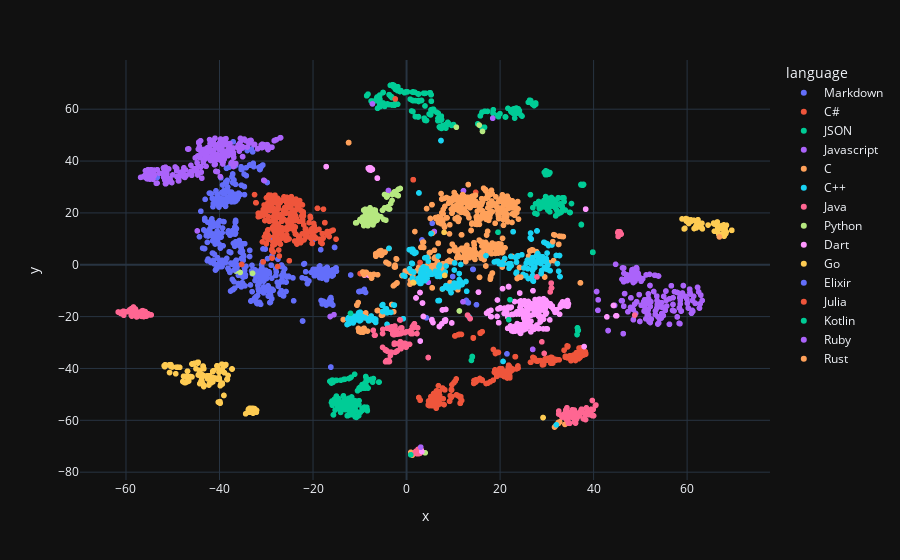

Source (notebook cell):
### Code cell
fig_spacy = gen_plot(
    df = df_dirty_chunks,
    vec = np.vstack(df_dirty_chunks['vector']).reshape(-1, 768)
)

fig_spacy.show()

### Figure 1 — Plotly figure (JSON) as saved in the notebook; plotly's stock layout.template omitted (floating-point values rounded to 4 significant figures; data arrays with more than 128 entries replaced by an {"elided": "..."} marker saying what was removed)
{"data": [{"customdata": {"elided": "250x1 int values"}, "hovertemplate": "language=Markdown<br>x=%{x}<br>y=%{y}<br>lang=%{customdata[0]}<extra></extra>", "legendgroup": "Markdown", "marker": {"color": "#636efa", "symbol": "circle"}, "mode": "markers", "name": "Markdown", "showlegend": true, "type": "scattergl", "x": {"elided": "250 float values"}, "xaxis": "x", "y": {"elided": "250 float values"}, "yaxis": "y"}, {"customdata": {"elided": "250x1 int values"}, "hovertemplate": "language=C#<br>x=%{x}<br>y=%{y}<br>lang=%{customdata[0]}<extra></extra>", "legendgroup": "C#", "marker": {"color": "#EF553B", "symbol": "circle"}, "mode": "markers", "name": "C#", "showlegend": true, "type": "scattergl", "x": {"elided": "250 float values"}, "xaxis": "x", "y": {"elided": "250 float values"}, "yaxis": "y"}, {"customdata": {"elided": "250x1 int values"}, "hovertemplate": "language=JSON<br>x=%{x}<br>y=%{y}<br>lang=%{customdata[0]}<extra></extra>", "legendgroup": "JSON", "marker": {"color": "#00cc96", "symbol": "circle"}, "mode": "markers", "name": "JSON", "showlegend": true, "type": "scattergl", "x": {"elided": "250 float values"}, "xaxis": "x", "y": {"elided": "250 float values"}, "yaxis": "y"}, {"customdata": {"elided": "250x1 int values"}, "hovertemplate": "language=Javascript<br>x=%{x}<br>y=%{y}<br>lang=%{customdata[0]}<extra></extra>", "legendgroup": "Javascript", "marker": {"color": "#ab63fa", "symbol": "circle"}, "mode": "markers", "name": "Javascript", "showlegend": true, "type": "scattergl", "x": {"elided": "250 float values"}, "xaxis": "x", "y": {"elided": "250 float values"}, "yaxis": "y"}, {"customdata": {"elided": "250x1 int values"}, "hovertemplate": "language=C<br>x=%{x}<br>y=%{y}<br>lang=%{customdata[0]}<extra></extra>", "legendgroup": "C", "marker": {"color": "#FFA15A", "symbol": "circle"}, "mode": "markers", "name": "C", "showlegend": true, "type": "scattergl", "x": {"elided": "250 float values"}, "xaxis": "x", "y": {"elided": "250 float values"}, "yaxis": "y"}, {"customdata": {"elided": "250x1 int values"}, "hovertemplate": "language=C++<br>x=%{x}<br>y=%{y}<br>lang=%{customdata[0]}<extra></extra>", "legendgroup": "C++", "marker": {"color": "#19d3f3", "symbol": "circle"}, "mode": "markers", "name": "C++", "showlegend": true, "type": "scattergl", "x": {"elided": "250 float values"}, "xaxis": "x", "y": {"elided": "250 float values"}, "yaxis": "y"}, {"customdata": {"elided": "250x1 int values"}, "hovertemplate": "language=Java<br>x=%{x}<br>y=%{y}<br>lang=%{customdata[0]}<extra></extra>", "legendgroup": "Java", "marker": {"color": "#FF6692", "symbol": "circle"}, "mode": "markers", "name": "Java", "showlegend": true, "type": "scattergl", "x": {"elided": "250 float values"}, "xaxis": "x", "y": {"elided": "250 float values"}, "yaxis": "y"}, {"customdata": [[14], [14], [14], [14], [14], [14], [14], [14], [14], [14], [14], [14], [14], [14], [14], [14], [14], [14], [14], [14], [14], [14], [14], [14], [14], [14], [14], [14], [14], [14], [14], [14], [14], [14], [14], [14], [14], [14], [14], [14], [14], [14], [14], [14], [14], [14], [14], [14], [14], [14], [14], [14], [14], [14], [14], [14], [14], [14], [14], [14], [14], [14], [14], [14], [14], [14], [14], [14], [14], [14], [14], [14], [14], [14], [14], [14], [14], [14], [14], [14], [14], [14]], "hovertemplate": "language=Python<br>x=%{x}<br>y=%{y}<br>lang=%{customdata[0]}<extra></extra>", "legendgroup": "Python", "marker": {"color": "#B6E880", "symbol": "circle"}, "mode": "markers", "name": "Python", "showlegend": true, "type": "scattergl", "x": [-8.756, -10.71, -9.437, -9.147, -8.195, -36.52, -8.988, -7.527, -5.484, -8.388, -8.268, -8.879, -8.228, -5.71, -7.035, -7.244, -4.868, -4.051, -7.67, -6.883, -4.216, 3.977, -9.525, -9.548, -3.108, 10.65, -1.335, -8.01, -8.363, -7.945, -6.214, -6.513, -2.955, -1.77, -2.64, -1.606, -6.634, -5.152, -4.697, -6.676, 16.24, -7.77, -7.445, -3.948, -4.263, -2.222, -2.165, -2.611, -2.597, -8.411, -7.696, -7.258, -7.076, -10.88, -7.634, -3.041, -1.763, -3.383, -4.011, 15.54, -5.116, -8.695, -3.63, -7.912, -4.138, -8.845, -3.808, -6.939, -7.321, -4.712, -9.167, -6.316, -9.389, -7.85, -35.58, -8.826, -7.809, -32.94, -9.958, -7.181, 11.3, -4.425], "xaxis": "x", "y": [17.28, 16.18, 16.53, 15.08, 16.13, -2.404, 15.42, 16.88, 18.49, 17.34, 15.04, 16.76, 16.62, 18.5, 16.88, 17.16, 17.47, 26.64, 15.98, 21.13, 26.49, -72.54, 17.25, 16.7, 24.8, 53.05, 29.43, 17.33, 18.08, 20.41, 19.0, 17.71, 27.25, 26.66, 27.55, 29.18, 19.97, 21.02, 21.96, 21.03, 51.43, 17.89, 20.02, 21.67, 26.13, 28.29, 26.94, 27.84, 28.11, 18.64, 19.83, 20.15, 17.52, 16.15, 16.82, 27.13, 29.09, 23.65, 22.29, 53.87, 21.06, 21.26, 21.5, 17.89, 22.01, 21.4, 21.52, 16.4, 18.69, 27.1, 21.06, 17.19, 18.36, 21.81, -2.967, 19.2, 21.97, -3.284, 17.46, 15.38, -17.83, 17.21], "yaxis": "y"}, {"customdata": {"elided": "250x1 int values"}, "hovertemplate": "language=Dart<br>x=%{x}<br>y=%{y}<br>lang=%{customdata[0]}<extra></extra>", "legendgroup": "Dart", "marker": {"color": "#FF97FF", "symbol": "circle"}, "mode": "markers", "name": "Dart", "showlegend": true, "type": "scattergl", "x": {"elided": "250 float values"}, "xaxis": "x", "y": {"elided": "250 float values"}, "yaxis": "y"}, {"customdata": {"elided": "250x1 int values"}, "hovertemplate": "language=Go<br>x=%{x}<br>y=%{y}<br>lang=%{customdata[0]}<extra></extra>", "legendgroup": "Go", "marker": {"color": "#FECB52", "symbol": "circle"}, "mode": "markers", "name": "Go", "showlegend": true, "type": "scattergl", "x": {"elided": "250 float values"}, "xaxis": "x", "y": {"elided": "250 float values"}, "yaxis": "y"}, {"customdata": {"elided": "250x1 int values"}, "hovertemplate": "language=Elixir<br>x=%{x}<br>y=%{y}<br>lang=%{customdata[0]}<extra></extra>", "legendgroup": "Elixir", "marker": {"color": "#636efa", "symbol": "circle"}, "mode": "markers", "name": "Elixir", "showlegend": true, "type": "scattergl", "x": {"elided": "250 float values"}, "xaxis": "x", "y": {"elided": "250 float values"}, "yaxis": "y"}, {"customdata": {"elided": "250x1 int values"}, "hovertemplate": "language=Julia<br>x=%{x}<br>y=%{y}<br>lang=%{customdata[0]}<extra></extra>", "legendgroup": "Julia", "marker": {"color": "#EF553B", "symbol": "circle"}, "mode": "markers", "name": "Julia", "showlegend": true, "type": "scattergl", "x": {"elided": "250 float values"}, "xaxis": "x", "y": {"elided": "250 float values"}, "yaxis": "y"}, {"customdata": {"elided": "250x1 int values"}, "hovertemplate": "language=Kotlin<br>x=%{x}<br>y=%{y}<br>lang=%{customdata[0]}<extra></extra>", "legendgroup": "Kotlin", "marker": {"color": "#00cc96", "symbol": "circle"}, "mode": "markers", "name": "Kotlin", "showlegend": true, "type": "scattergl", "x": {"elided": "250 float values"}, "xaxis": "x", "y": {"elided": "250 float values"}, "yaxis": "y"}, {"customdata": {"elided": "250x1 int values"}, "hovertemplate": "language=Ruby<br>x=%{x}<br>y=%{y}<br>lang=%{customdata[0]}<extra></extra>", "legendgroup": "Ruby", "marker": {"color": "#ab63fa", "symbol": "circle"}, "mode": "markers", "name": "Ruby", "showlegend": true, "type": "scattergl", "x": {"elided": "250 float values"}, "xaxis": "x", "y": {"elided": "250 float values"}, "yaxis": "y"}, {"customdata": {"elided": "250x1 int values"}, "hovertemplate": "language=Rust<br>x=%{x}<br>y=%{y}<br>lang=%{customdata[0]}<extra></extra>", "legendgroup": "Rust", "marker": {"color": "#FFA15A", "symbol": "circle"}, "mode": "markers", "name": "Rust", "showlegend": true, "type": "scattergl", "x": {"elided": "250 float values"}, "xaxis": "x", "y": {"elided": "250 float values"}, "yaxis": "y"}], "layout": {"autosize": true, "legend": {"title": {"text": "language"}, "tracegroupgap": 0}, "margin": {"t": 60}, "xaxis": {"anchor": "y", "autorange": true, "domain": [0, 1], "range": [-69.58, 77.47], "title": {"text": "x"}, "type": "linear"}, "yaxis": {"anchor": "x", "autorange": true, "domain": [0, 1], "range": [-84.54, 80.5], "title": {"text": "y"}, "type": "linear"}}}
